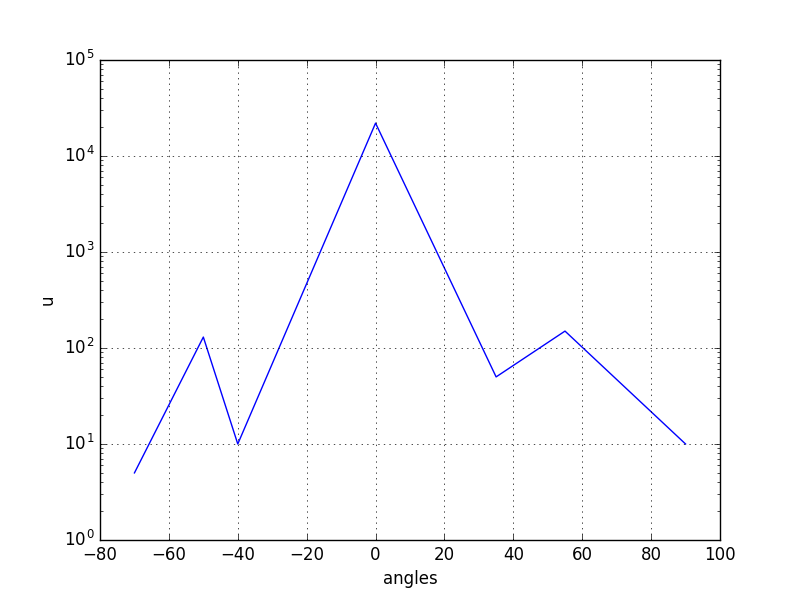

Generate this figure with Python:
# Plot of E-sectorial antenna in the E-plane

import matplotlib.pyplot as plt
import numpy as np

angles = np.array([-70, -50, -40, 0, 35, 55, 90])
u = np.array     ([5, 130, 10, 22000, 50, 150, 10])

plt.plot(angles, u)
plt.yscale('log')
plt.xlabel('angles')
plt.ylabel('u')

plt.grid(True)
plt.savefig("e_e.png")
plt.show()